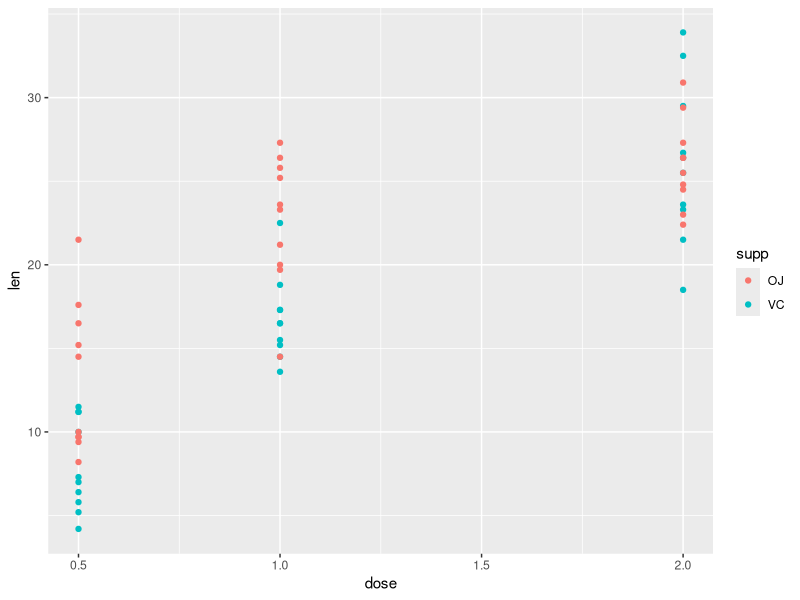
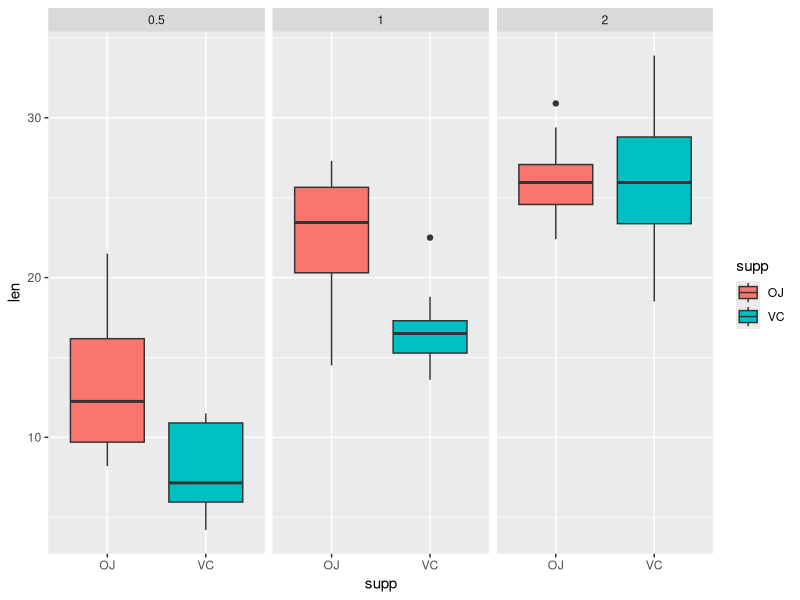

Recreate these plots in R, in order.
## ---- chunk 1
library(ggplot2)
require(gridExtra)
## ---- chunk 2
data(ToothGrowth)
## ---- chunk 3
head(ToothGrowth)
## ---- chunk 4
str(ToothGrowth)
## ---- chunk 5
ggplot(data=ToothGrowth, aes(x=dose, y=len)) + geom_point(aes(colour=supp))
## ---- chunk 6
ggplot(data=ToothGrowth, aes(x=supp, y=len)) + geom_boxplot(aes(fill=supp)) + facet_grid(. ~ dose)
## ---- chunk 7
half_dose <- ToothGrowth[ToothGrowth$dose==0.5,]
one_dose <- ToothGrowth[ToothGrowth$dose==1,]
two_dose <- ToothGrowth[ToothGrowth$dose==2,]
## ---- chunk 8
t.test(half_dose[half_dose$supp=="OJ",]$len, half_dose[half_dose$supp=="VC",]$len, 
       alternative = "greater", paired = FALSE, var.equal = FALSE, conf.level = 0.95)
## ---- chunk 9
t.test(one_dose[one_dose$supp=="OJ",]$len, one_dose[one_dose$supp=="VC",]$len, 
       alternative = "greater", paired = FALSE, var.equal = FALSE, conf.level = 0.95)
## ---- chunk 10
t.test(two_dose[two_dose$supp=="OJ",]$len, two_dose[two_dose$supp=="VC",]$len, 
       alternative = "greater", paired = FALSE, var.equal = FALSE, conf.level = 0.95)
## ---- chunk 11
t.test(one_dose$len, half_dose$len, alternative = "greater", 
       paired = FALSE, var.equal = FALSE, conf.level = 0.95)
## ---- chunk 12
t.test(two_dose$len, one_dose$len, alternative = "greater", 
       paired = FALSE, var.equal = FALSE, conf.level = 0.95)
